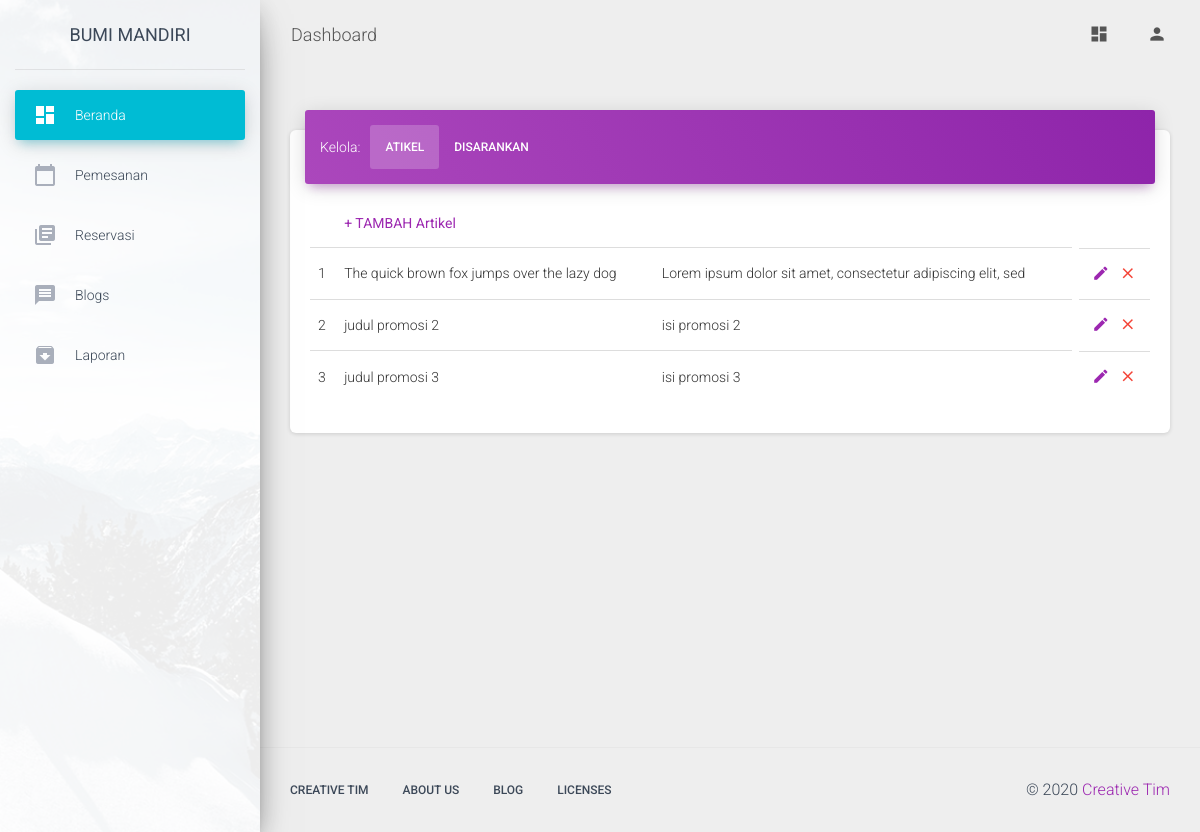
The app's page /Admin/kelola_blog with its own data.
### tables this page shows
CREATE TABLE `post` (
  `id` int(11) NOT NULL,
  `judul_post` varchar(80) NOT NULL,
  `isi_post` text NOT NULL,
  `gambar_post` varchar(100) NOT NULL,
  `date_created` date NOT NULL,
  `post_type` int(11) NOT NULL
);

### application/controllers/Admin.php (called while the page is built, shortened)
<?php
class Admin extends CI_Controller {
	function __construct(){
		$this->load->helper('url');
        $this->load->helper('text');
        $this->load->library('pdf');
		$this->load->model('Admin_model');
		$this->load->model('Paket_model');
		$this->load->model('Petugas_model');
		$this->load->model('Pelanggan_model');
		$this->load->model('Reservasi_model');
		$this->load->model('Post_model');
		$this->load->model('Testimoni_model');
		$this->load->model('Pemesanan');
	}
	public function kelola_blog()
	{
		$data=array(
			'promosi'=>$this->Post_model->get_post_bytype(1),
			'artikel'=>$this->Post_model->get_post_bytype(2),
			'event'=>$this->Post_model->get_post_bytype(3)
		);
		$this->load->view('admin/template/head');
		$this->load->view('admin/template/sidebar');
		$this->load->view('admin/blog', $data);
		$this->load->view('admin/template/foot');
	}
}

### index.php (called while the page is built, shortened)
<?php
require_once BASEPATH.'core/CodeIgniter.php';

### application/models/Post_model.php (called while the page is built, shortened)
<?php
class Post_model extends CI_Model {
	function get_post_bytype($pt){
		$result=$this->db->query("SELECT * FROM post WHERE post_type='$pt'");
        return $result;
	}
}
?>

### application/views/admin/blog.php (the view, shortened to what this page needs)
<!DOCTYPE html>
<html lang="en">
    <div class="main-panel">
      <nav class="navbar navbar-expand-lg navbar-transparent navbar-absolute fixed-top ">
        <div class="container-fluid">
          <div class="navbar-wrapper">
            <a class="navbar-brand" href="#pablo">Dashboard</a>
          </div>
          <div class="collapse navbar-collapse justify-content-end">
            <ul class="navbar-nav">
              <li class="nav-item">
                <a class="nav-link" href="#pablo">
                  <i class="material-icons">dashboard</i>
                </a>
              </li>
              <li class="nav-item dropdown">
                <a class="nav-link" href="#pablo" id="navbarDropdownProfile" data-toggle="dropdown" aria-haspopup="true" aria-expanded="false">
                  <i class="material-icons">person</i>
                </a>
              </li>
            </ul>
          </div>
        </div>
      </nav>
      <div class="content">
        <div class="container-fluid">
          <div class="">
              <div class="card">
                <div class="card-header card-header-tabs card-header-primary">
                  <div class="nav-tabs-navigation">
                    <div class="nav-tabs-wrapper">
                      <span class="nav-tabs-title">Kelola:</span>
                      <ul class="nav nav-tabs" data-tabs="tabs">
                        <li class="nav-item">
                          <a class="nav-link active" href="#profile" data-toggle="tab">
                            Atikel
                            <div class="ripple-container"></div>
                          </a>
                        </li>
                        <li class="nav-item">
                          <a class="nav-link" href="#messages" data-toggle="tab">
                            Disarankan
                            <div class="ripple-container"></div>
                          </a>
                        </li>
                      </ul>
                    </div>
                  </div>
                </div>
                <div class="card-body">
                  <div class="tab-content">
                    <div class="tab-pane active" id="profile">
                      <table class="table">
                        <tbody>
                          <tr>
                            <td>
                            </td>
                            <td><a href="<?php echo base_url(); ?>Admin/tambah_promosi"><b>+ TAMBAH Artikel</b></a></td>
                          </tr>
                          <?php $no=1; ?>
                          <?php
                            function word_limit($string, $word_limit){
                              $words = explode(" ",$string);
                              return implode(" ",array_splice($words,0,$word_limit));
                            }
                            foreach(array_slice($promosi->result(), 0, 10) as $prom ):
                          ?>
                          <tr>
                            <td><?php echo $no++; ?></td>
                            <td><?php echo $prom->judul_post?></td>
                            <td><?php echo strip_tags(word_limit($prom->isi_post, 20))?></td>
                            <td class="td-actions text-right pull-right">
                              <a href="<?php echo base_url() ?>Admin/ubah_blog/<?php echo $prom->id?>" rel="tooltip" title="Edit" class="btn btn-primary btn-link btn-sm">
                                <i class="material-icons">edit</i>
                              </a>
                              <a href="<?php echo base_url() ?>Admin/delete_blog/<?php echo $prom->id?>" rel="tooltip" title="Remove" class="btn btn-danger btn-link btn-sm">
                                <i class="material-icons">close</i>
                              </a>
                            </td>
                          </tr>
                          <?php endforeach; ?>
                        </tbody>
                      </table>
                    </div>
                  </div>
                </div>
              </div>
          </div>
        </div>
      </div>
      <footer class="footer">
        <div class="container-fluid">
          <nav class="float-left">
            <ul>
              <li>
                <a href="https://www.creative-tim.com">
                  Creative Tim
                </a>
              </li>
              <li>
                <a href="https://creative-tim.com/presentation">
                  About Us
                </a>
              </li>
              <li>
                <a href="http://blog.creative-tim.com">
                  Blog
                </a>
              </li>
              <li>
                <a href="https://www.creative-tim.com/license">
                  Licenses
                </a>
              </li>
            </ul>
          </nav>
          <div class="copyright float-right">
            &copy;
            <a href="https://www.creative-tim.com" target="_blank">Creative Tim</a>
          </div>
        </div>
      </footer>
    </div>
  </div>

### records on screen
post: judul_post "The quick brown fox jumps over the lazy dog", isi_post "Lorem ipsum dolor sit amet, consectetur adipiscing elit, sed"
post: judul_post "judul promosi 2", isi_post "isi promosi 2"
post: judul_post "judul promosi 3", isi_post "isi promosi 3"
